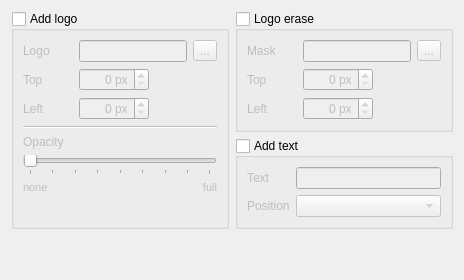
  <widget class="QWidget" name="tab_8">
   <attribute name="title">
    <string>Overlay</string>
   </attribute>
   <layout class="QGridLayout" name="gridLayout_5">
    <item row="0" column="0" rowspan="4">
     <widget class="QGroupBox" name="logoEnable">
      <property name="title">
       <string>Add logo</string>
      </property>
      <property name="checkable">
       <bool>true</bool>
      </property>
      <property name="checked">
       <bool>false</bool>
      </property>
      <layout class="QGridLayout" name="gridLayout_1">
       <item row="0" column="0">
        <widget class="QLabel" name="label_19">
         <property name="minimumSize">
          <size>
           <width>50</width>
           <height>0</height>
          </size>
         </property>
         <property name="text">
          <string>Logo</string>
         </property>
         <property name="buddy">
          <cstring>logoFileText</cstring>
         </property>
        </widget>
       </item>
       <item row="0" column="1" colspan="3">
        <widget class="QLineEdit" name="logoFileText"/>
       </item>
       <item row="0" column="4">
        <widget class="QToolButton" name="logoBrowseBtn">
         <property name="text">
          <string>...</string>
         </property>
        </widget>
       </item>
       <item row="1" column="0">
        <widget class="QLabel" name="label_20">
         <property name="minimumSize">
          <size>
           <width>50</width>
           <height>0</height>
          </size>
         </property>
         <property name="text">
          <string>Top</string>
         </property>
         <property name="buddy">
          <cstring>logoYSpin</cstring>
         </property>
        </widget>
       </item>
       <item row="1" column="1" colspan="2">
        <widget class="QSpinBox" name="logoYSpin">
         <property name="alignment">
          <set>Qt::AlignRight|Qt::AlignTrailing|Qt::AlignVCenter</set>
         </property>
         <property name="suffix">
          <string> px</string>
         </property>
         <property name="maximum">
          <number>4096</number>
         </property>
        </widget>
       </item>
       <item row="2" column="0">
        <widget class="QLabel" name="label_21">
         <property name="minimumSize">
          <size>
           <width>50</width>
           <height>0</height>
          </size>
         </property>
         <property name="text">
          <string>Left</string>
         </property>
         <property name="buddy">
          <cstring>logoXSpin</cstring>
         </property>
        </widget>
       </item>
       <item row="2" column="1" colspan="2">
        <widget class="QSpinBox" name="logoXSpin">
         <property name="alignment">
          <set>Qt::AlignRight|Qt::AlignTrailing|Qt::AlignVCenter</set>
         </property>
         <property name="suffix">
          <string> px</string>
         </property>
         <property name="maximum">
          <number>4096</number>
         </property>
        </widget>
       </item>
       <item row="5" column="0" colspan="5">
        <widget class="QSlider" name="logoOpacitySlider">
         <property name="maximum">
          <number>255</number>
         </property>
         <property name="orientation">
          <enum>Qt::Horizontal</enum>
         </property>
         <property name="tickPosition">
          <enum>QSlider::TicksBelow</enum>
         </property>
         <property name="tickInterval">
          <number>32</number>
         </property>
        </widget>
       </item>
       <item row="6" column="4">
        <widget class="QLabel" name="label_49">
         <property name="font">
          <font>
           <pointsize>8</pointsize>
          </font>
         </property>
         <property name="text">
          <string>full</string>
         </property>
         <property name="alignment">
          <set>Qt::AlignRight|Qt::AlignTop|Qt::AlignTrailing</set>
         </property>
         <property name="buddy">
          <cstring>logoOpacitySlider</cstring>
         </property>
        </widget>
       </item>
       <item row="4" column="0" colspan="3">
        <widget class="QLabel" name="label_22">
         <property name="sizePolicy">
          <sizepolicy hsizetype="Preferred" vsizetype="Maximum">
           <horstretch>0</horstretch>
           <verstretch>0</verstretch>
          </sizepolicy>
         </property>
         <property name="minimumSize">
          <size>
           <width>50</width>
           <height>0</height>
          </size>
         </property>
         <property name="text">
          <string>Opacity</string>
         </property>
         <property name="buddy">
          <cstring>logoOpacitySlider</cstring>
         </property>
        </widget>
       </item>
       <item row="6" column="0">
        <widget class="QLabel" name="label_48">
         <property name="font">
          <font>
           <pointsize>8</pointsize>
          </font>
         </property>
         <property name="text">
          <string>none</string>
         </property>
         <property name="alignment">
          <set>Qt::AlignLeading|Qt::AlignLeft|Qt::AlignTop</set>
         </property>
         <property name="buddy">
          <cstring>logoOpacitySlider</cstring>
         </property>
        </widget>
       </item>
       <item row="3" column="0" colspan="5">
        <widget class="Line" name="line">
         <property name="orientation">
          <enum>Qt::Horizontal</enum>
         </property>
        </widget>
       </item>
      </layout>
     </widget>
    </item>
    <item row="1" column="1" rowspan="3">
     <widget class="QGroupBox" name="marqEnable">
      <property name="sizePolicy">
       <sizepolicy hsizetype="Preferred" vsizetype="Maximum">
        <horstretch>0</horstretch>
        <verstretch>0</verstretch>
       </sizepolicy>
      </property>
      <property name="title">
       <string>Add text</string>
      </property>
      <property name="checkable">
       <bool>true</bool>
      </property>
      <property name="checked">
       <bool>false</bool>
      </property>
      <layout class="QGridLayout" name="_2">
       <item row="1" column="0">
        <widget class="QLabel" name="label_24">
         <property name="text">
          <string>Position</string>
         </property>
         <property name="buddy">
          <cstring>marqPositionCombo</cstring>
         </property>
        </widget>
       </item>
       <item row="0" column="0">
        <widget class="QLabel" name="label_23">
         <property name="text">
          <string>Text</string>
         </property>
         <property name="buddy">
          <cstring>marqMarqueeText</cstring>
         </property>
        </widget>
       </item>
       <item row="0" column="1">
        <widget class="QLineEdit" name="marqMarqueeText"/>
       </item>
       <item row="1" column="1">
        <widget class="QComboBox" name="marqPositionCombo"/>
       </item>
      </layout>
     </widget>
    </item>
    <item row="0" column="1">
     <widget class="QGroupBox" name="eraseEnable">
      <property name="title">
       <string>Logo erase</string>
      </property>
      <property name="checkable">
       <bool>true</bool>
      </property>
      <property name="checked">
       <bool>false</bool>
      </property>
      <layout class="QGridLayout">
       <item row="2" column="0">
        <widget class="QLabel" name="label_16">
         <property name="minimumSize">
          <size>
           <width>50</width>
           <height>0</height>
          </size>
         </property>
         <property name="text">
          <string>Top</string>
         </property>
         <property name="buddy">
          <cstring>eraseYSpin</cstring>
         </property>
        </widget>
       </item>
       <item row="3" column="0">
        <widget class="QLabel" name="label_17">
         <property name="minimumSize">
          <size>
           <width>50</width>
           <height>0</height>
          </size>
         </property>
         <property name="text">
          <string>Left</string>
         </property>
         <property name="buddy">
          <cstring>eraseXSpin</cstring>
         </property>
        </widget>
       </item>
       <item row="3" column="1">
        <widget class="QSpinBox" name="eraseXSpin">
         <property name="alignment">
          <set>Qt::AlignRight|Qt::AlignTrailing|Qt::AlignVCenter</set>
         </property>
         <property name="suffix">
          <string> px</string>
         </property>
         <property name="maximum">
          <number>4096</number>
         </property>
        </widget>
       </item>
       <item row="2" column="1">
        <widget class="QSpinBox" name="eraseYSpin">
         <property name="alignment">
          <set>Qt::AlignRight|Qt::AlignTrailing|Qt::AlignVCenter</set>
         </property>
         <property name="suffix">
          <string> px</string>
         </property>
         <property name="maximum">
          <number>4096</number>
         </property>
        </widget>
       </item>
       <item row="0" column="1" colspan="2">
        <widget class="QLineEdit" name="eraseMaskText"/>
       </item>
       <item row="0" column="0">
        <widget class="QLabel" name="label_15">
         <property name="minimumSize">
          <size>
           <width>50</width>
           <height>0</height>
          </size>
         </property>
         <property name="text">
          <string>Mask</string>
         </property>
         <property name="buddy">
          <cstring>eraseMaskText</cstring>
         </property>
        </widget>
       </item>
       <item row="0" column="3">
        <widget class="QToolButton" name="eraseBrowseBtn">
         <property name="text">
          <string>...</string>
         </property>
        </widget>
       </item>
      </layout>
     </widget>
    </item>
    <item row="4" column="1">
     <spacer name="verticalSpacer">
      <property name="orientation">
       <enum>Qt::Vertical</enum>
      </property>
      <property name="sizeHint" stdset="0">
       <size>
        <width>20</width>
        <height>40</height>
       </size>
      </property>
     </spacer>
    </item>
   </layout>
  </widget>
